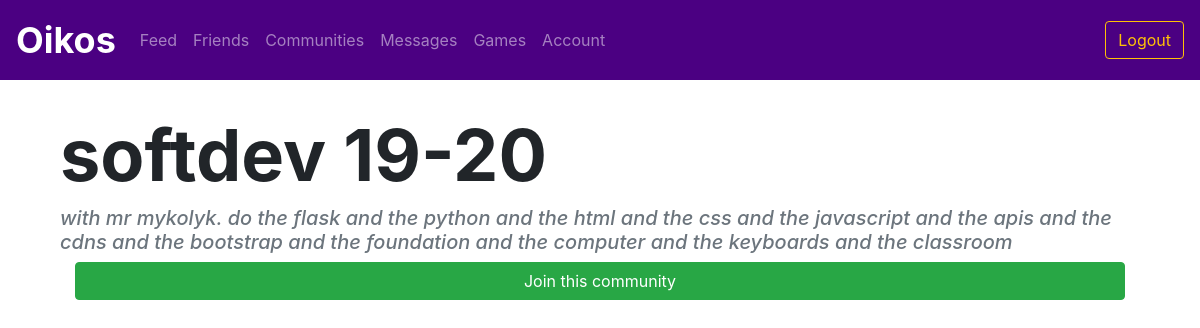
The page /community/2 (signed in) on the database as committed earlier.
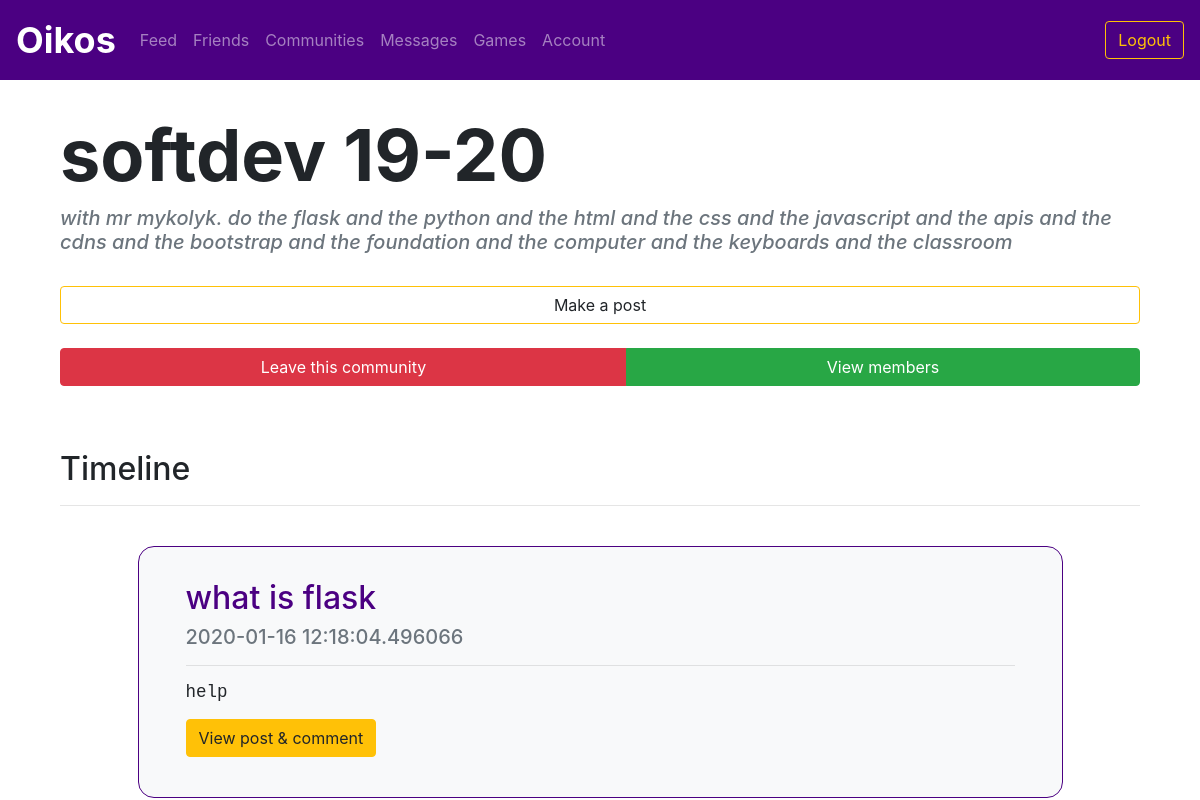
The same page on the database as committed later.
### utl/models.py (models this page shows)
class Post(db.Model):
    postID = db.Column(db.Integer, primary_key=True)
    communityID = db.Column(db.Integer, nullable=True)
    userID = db.Column(db.Integer, nullable=False)
    title = db.Column(db.Text, nullable=False)
    content = db.Column(db.Text, nullable=False)
    timestamp = db.Column(db.DateTime, nullable=False, default=datetime.utcnow)

### app.py (the view)
@app.route("/community/<communityID>")
@login_required
def community(communityID):
    community = communitiesfunctions.getCommunity(communityID)
    incommunity = communitiesfunctions.inCommunity(session['userID'], communityID)
    post_data = postsfunctions.getCommunityPosts(communityID)
    posts = {}
    for post in post_data:
        posts[post] = postsfunctions.getCreator(post.postID)
    return render_template("community.html", community=community, incommunity=incommunity, posts=posts)

### app.py (called while the page is built)
def login_required(f):
    @wraps(f)
    def decorated_function(*args, **kwargs):
        if "userID" not in session:
            return redirect(url_for('login'))
        return f(*args, **kwargs)
    return decorated_function

### utl/communities.py (called while the page is built)
def getCommunity(communityID):
    community = Community.query.filter_by(communityID=communityID).first()
    return community

def inCommunity(userID, communityID):
    member = Member.query.filter_by(userID=userID, communityID=communityID).first()
    if member == None:
        return False
    return True

### utl/posts.py (called while the page is built)
def getCommunityPosts(communityID):
    posts = Post.query.filter_by(communityID=communityID).order_by(Post.timestamp.desc())
    return posts

def getCreator(postID):
    post = Post.query.filter_by(postID=postID).first()
    userID = post.userID
    user = User.query.filter_by(userID=userID).first()
    return user

### templates/community.html (shortened to what this page needs)
{% extends "logbase.html" %}
{% block body %}
<div class="content mb-4" style="padding-left: 5vw; padding-top: 5vh; padding-right: 5vw;">
    <h1 class="display-3" style="font-weight: 700;">{{ community.name }}</h1>
    <h5 class="display-5 text-secondary"><i>{{ community.description }}</i></h5>
{% if incommunity %}
    <br>
    <a data-toggle="modal" data-target="#newCommunityPostModal" class="btn btn-outline-warning btn-block">Make a post</a>
    <br>
    <div class="btn-group w-100" role="group" aria-label="button group">
        <a href="/leavecommunity/{{ community.communityID }}" class="btn btn-danger">Leave this community</a>
        <a href="/community/{{ community.communityID }}/members" class="btn btn-success">View members</a>
    </div>
</div>
<div style="padding-left: 5vw; padding-top: 5vh; padding-right: 5vw;">
    <h2>Timeline</h2>
    <hr>
    {% for post in posts %}
    <div class="row" style="margin-top: 5vh;">
        <div class="container col-md-10 bg-light w-100 border border-primary" style="padding: 2em; border-radius: 1em;">
            <div class="col">
                <h2>{{ post.title }}</h2>
                <h5 class="text-secondary">{{ post.timestamp }}<h5>
                        <hr>
                        <pre>{{ post.content }}</pre>
                        <a href="/post/{{ post.postID }}" class="btn btn-warning">View post & comment</a>
            </div>
        </div>
    </div>
    {% endfor %}
</div>
{% else %}
<div class="container">
    <a href="/joincommunity/{{ community.communityID }}" class="btn btn-success w-100">Join this community</a>
</div>
{% endif %}
{% endblock %}

Rows that differ between the two databases and show on the page:
added Post: title "what is flask", timestamp "2020-01-16 12:18:04.496066", content "help"
Other text that changed with them:
text no longer shown: "Join this community"
text now shown: "Make a post Leave this community View members Timeline"
